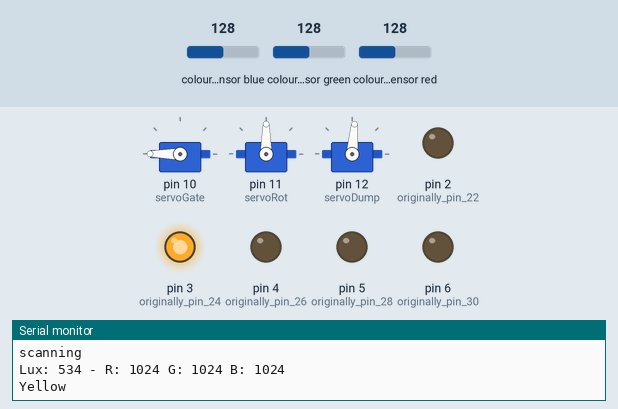
The sketch below on a simulated Arduino Uno, built with avr-gcc and run on an emulated ATmega328P. On the bench: 3 × servo, output pins drawn as LEDs (lit = HIGH), the last lines printed to the serial monitor. The test bench sets the inputs (shaded band); at power-on: colour sensor blue 128, colour sensor red 128, colour sensor green 128.

Above: at 1.2 s.
1.3 s: colour sensor blue set to 206
At 2.2 s:
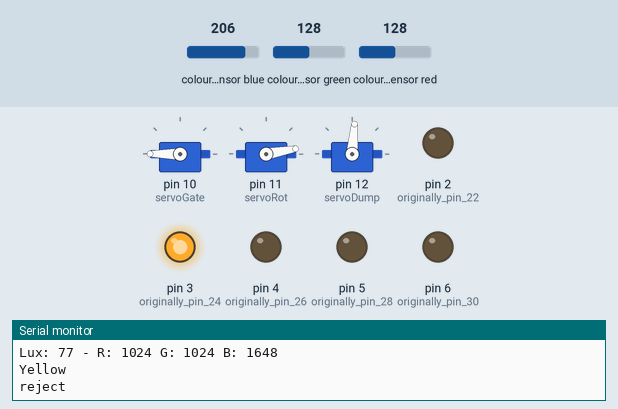
4.5 s: colour sensor blue set to 214
At 5.9 s:
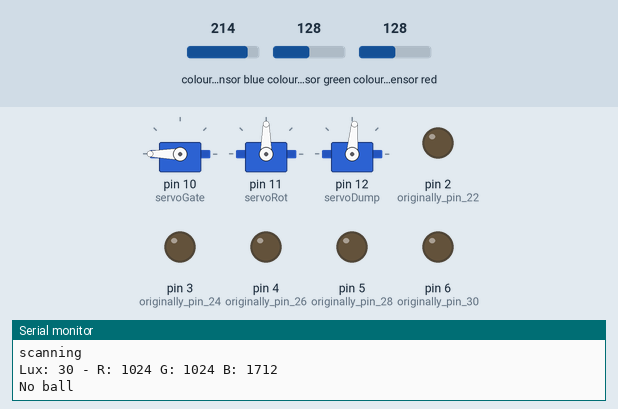
6.2 s: colour sensor red set to 123
7.7 s: colour sensor red set to 116
At 9.5 s:
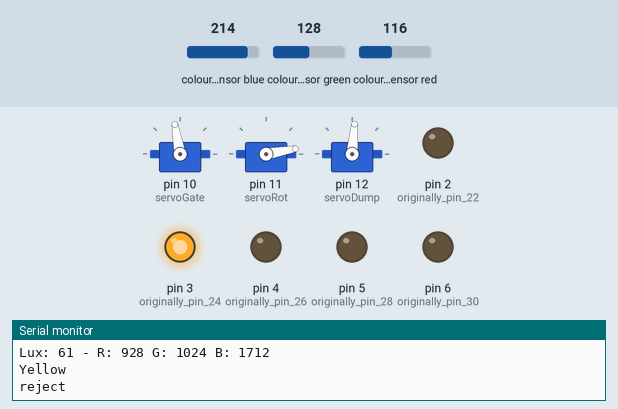
10.9 s: colour sensor red set to 105
13.9 s: colour sensor red set to 98
At 15.8 s:
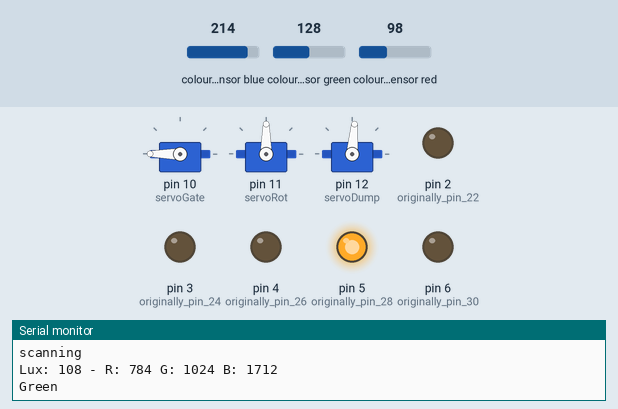
Timing chart, 0 to 18.1 s (numbered marks = the images above; inputs shaded):
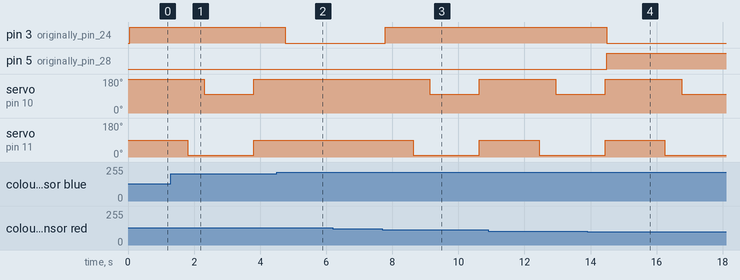

Measured:
- the behaviour switches between 210 and 211 on colour sensor blue (found by bisection; images 1 and 2)
- the behaviour switches between 121 and 120 on colour sensor red (found by bisection; images 2 and 3)
- the behaviour switches between 101 and 100 on colour sensor red (found by bisection; images 3 and 4)
- after the input at 4.5 s, pin 3 (originally_pin_24): HIGH → LOW after 0.27 s; servo on pin 10 (servoGate): stays 180° (without the input it goes to 100° after 1.6 s); servo on pin 11 (servoRot): stays 90° (without the input it goes to 10° after 1.1 s)
- after the input at 7.7 s, pin 3 (originally_pin_24): LOW → HIGH after 0.08 s; servo on pin 10 (servoGate): 180° → 100° after 1.4 s, → 180° 1.5 s later; servo on pin 11 (servoRot): 90° → 10° after 0.93 s, → 90° 2.0 s later
- after the input at 13.9 s, pin 3 (originally_pin_24): HIGH → LOW after 0.59 s; pin 5 (originally_pin_28): LOW → HIGH after 0.59 s

The sketch:

Arduino_ColorSensingwithLights.ino
```cpp
#include <Servo.h>
#include <Wire.h>
#include "Adafruit_TCS34725.h"

String status = "Nothing";

/* Initialise with specific int time and gain values */
Adafruit_TCS34725 tcs = Adafruit_TCS34725(TCS34725_INTEGRATIONTIME_154MS, TCS34725_GAIN_1X);
Servo servoGate;
Servo servoRot;
Servo servoDump;

int state = 0;
int countR1 = 0;
int countR2 = 0;
int countR4 = 0;
int countA = 0;
int color = 0;

void setup(void) {
  Serial.begin(9600);
  pinMode(2, OUTPUT); //originally pin 22
  pinMode(3, OUTPUT); //originally pin 24
  pinMode(4, OUTPUT); //originally pin 26
  pinMode(5, OUTPUT); //originally pin 28
  pinMode(6, OUTPUT); //originally pin 30

  if (tcs.begin()) {
    Serial.println("Found sensor");
  } else {
    Serial.println("No TCS34725 found ... check your connections");
    while (1);
  }

  servoGate.attach(10); //originally PWM pin 3
  servoRot.attach(11); //originally PWM pin 4
  servoDump.attach(12); //originally PWM pin 10
  servoRot.write(90);
  servoGate.write(180);
  servoDump.write(85);
}

void loop(void) {
  uint16_t r, g, b, c, colorTemp, lux;

  if (digitalRead(6) == HIGH){
    servoDump.write(13);
    Serial.println("Dumping");
    delay(1500);
    servoDump.write(87);
    delay(1500);
  }

  tcs.getRawData(&r, &g, &b, &c);
  // colorTemp = tcs.calculateColorTemperature(r, g, b);
  colorTemp = tcs.calculateColorTemperature_dn40(r, g, b, c);
  lux = tcs.calculateLux(r, g, b);
  // No ball: 0, Green: 1, Yellow: 2, Red: 3, Blue: 4
  if (lux < 50) {
    status = "No ball";
    color = 0;
    digitalWrite(2, LOW);
    digitalWrite(3, LOW);
    digitalWrite(4, LOW);
    digitalWrite(5, LOW);
  }
  else if (lux > 20000) {
    status = "red";
    color = 3;
    digitalWrite(2, HIGH);
    digitalWrite(3, LOW);
    digitalWrite(4, LOW);
    digitalWrite(5, LOW);
  }
  else if (r > 800) {
    status = "Yellow";
    color = 2;
    digitalWrite(2, LOW);
    digitalWrite(3, HIGH);
    digitalWrite(4, LOW);
    digitalWrite(5, LOW);
  }
  else if (g > 500) {
    status = "Green";
    color = 1;
    digitalWrite(2, LOW);
    digitalWrite(3, LOW);
    digitalWrite(4, LOW);
    digitalWrite(5, HIGH);
  }
  else {
    status = "Blue";
    color = 4;
    digitalWrite(2, LOW);
    digitalWrite(3, LOW);
    digitalWrite(4, HIGH);
    digitalWrite(5, LOW);
  }

  Serial.print("Lux: "); Serial.print(lux, DEC); Serial.print(" - ");
  Serial.print("R: "); Serial.print(r, DEC); Serial.print(" ");
  Serial.print("G: "); Serial.print(g, DEC); Serial.print(" ");
  Serial.print("B: "); Serial.print(b, DEC); Serial.print(" ");
  Serial.println(" ");
  Serial.println(status);

  delay(250);

  switch (state) {
    case 0: //start state
      //servoGate.write(0);
      //servoRot.write(0);
      if (countA == 4) {
        state = 1;
        countA = 0;
      }
      else if (countR1 == 4 || countR2 == 4 || countR4 == 4) {
        state = 2;
        countA = 0;
        countR1 = 0;
        countR2 = 0;
        countR4 = 0;
      }
      else {
        if (color == 1) {
          countR1 = countR1 + 1;
          countR2 = 0;
          countR4 = 0;
          countA = 0;
        }
        else if (color == 2) {
          countR1 = 0;
          countR2 = countR2 + 1;
          countR4 = countR4 + 1;
          countA = 0;
        }
        else if (color == 3) {
          countR1 = 0;
          countR2 = 0;
          countR4 = 0;
          countA = countA + 1;
        }
        else if (color == 4) {
          countR1 = 0;
          countR2 = 0;
          countR4 = countR4 + 1;
          countA = 0;
        }
        else {
          countR1 = 0;
          countR2 = 0;
          countA = 0;
        }
      }
      Serial.println("scanning");
      break;
    case 1: //Acceptance color detected
      Serial.println("accept");
      state = 0;
      servoGate.write(100);
      delay(1000);
      servoGate.write(180);
      //delay(1);

      break;
    case 2: //Rejection color detected
      Serial.println("reject");
      state = 0;
      servoRot.write(10);
      delay(500);
      servoGate.write(100);
      delay(1500);
      servoRot.write(90);
      servoGate.write(180);

      //delay(1);
      break;
  }
}
```
